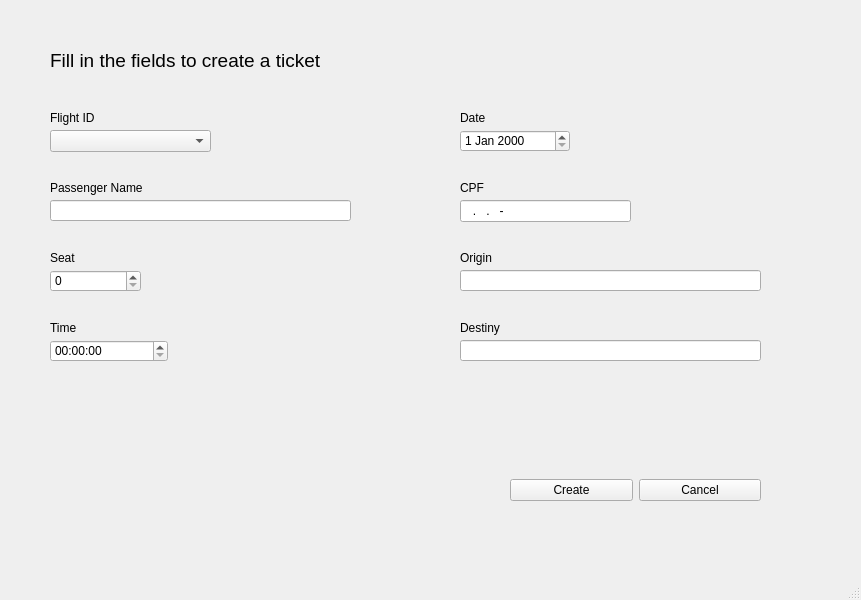
<?xml version="1.0" encoding="UTF-8"?>
<ui version="4.0">
 <class>CreateTicket</class>
 <widget class="QMainWindow" name="CreateTicket">
  <property name="geometry">
   <rect>
    <x>0</x>
    <y>0</y>
    <width>861</width>
    <height>600</height>
   </rect>
  </property>
  <property name="windowTitle">
   <string>MainWindow</string>
  </property>
  <widget class="QWidget" name="centralwidget">
   <widget class="QLabel" name="label_title">
    <property name="geometry">
     <rect>
      <x>50</x>
      <y>40</y>
      <width>351</width>
      <height>41</height>
     </rect>
    </property>
    <property name="font">
     <font>
      <pointsize>14</pointsize>
     </font>
    </property>
    <property name="text">
     <string>Fill in the fields to create a ticket</string>
    </property>
   </widget>
   <widget class="QLabel" name="label_field_id_flight">
    <property name="geometry">
     <rect>
      <x>50</x>
      <y>110</y>
      <width>55</width>
      <height>16</height>
     </rect>
    </property>
    <property name="text">
     <string>Flight ID</string>
    </property>
   </widget>
   <widget class="QLabel" name="label_field_name">
    <property name="geometry">
     <rect>
      <x>50</x>
      <y>180</y>
      <width>111</width>
      <height>16</height>
     </rect>
    </property>
    <property name="text">
     <string>Passenger Name</string>
    </property>
   </widget>
   <widget class="QLineEdit" name="edit_field_name">
    <property name="geometry">
     <rect>
      <x>50</x>
      <y>200</y>
      <width>301</width>
      <height>21</height>
     </rect>
    </property>
   </widget>
   <widget class="QLabel" name="label_field_seat">
    <property name="geometry">
     <rect>
      <x>50</x>
      <y>250</y>
      <width>55</width>
      <height>16</height>
     </rect>
    </property>
    <property name="text">
     <string>Seat</string>
    </property>
   </widget>
   <widget class="QLabel" name="label_field_time">
    <property name="geometry">
     <rect>
      <x>50</x>
      <y>320</y>
      <width>55</width>
      <height>16</height>
     </rect>
    </property>
    <property name="text">
     <string>Time</string>
    </property>
   </widget>
   <widget class="QLineEdit" name="line_edit_origin">
    <property name="geometry">
     <rect>
      <x>460</x>
      <y>270</y>
      <width>301</width>
      <height>21</height>
     </rect>
    </property>
   </widget>
   <widget class="QLabel" name="label_field_date">
    <property name="geometry">
     <rect>
      <x>460</x>
      <y>110</y>
      <width>55</width>
      <height>16</height>
     </rect>
    </property>
    <property name="text">
     <string>Date</string>
    </property>
   </widget>
   <widget class="QLabel" name="label_field_origin">
    <property name="geometry">
     <rect>
      <x>460</x>
      <y>250</y>
      <width>55</width>
      <height>16</height>
     </rect>
    </property>
    <property name="text">
     <string>Origin</string>
    </property>
   </widget>
   <widget class="QLabel" name="label_field_destiny">
    <property name="geometry">
     <rect>
      <x>460</x>
      <y>320</y>
      <width>55</width>
      <height>16</height>
     </rect>
    </property>
    <property name="text">
     <string>Destiny</string>
    </property>
   </widget>
   <widget class="QLineEdit" name="edit_field_destiny">
    <property name="geometry">
     <rect>
      <x>460</x>
      <y>340</y>
      <width>301</width>
      <height>21</height>
     </rect>
    </property>
   </widget>
   <widget class="QSpinBox" name="spin_box_number_seat">
    <property name="geometry">
     <rect>
      <x>50</x>
      <y>270</y>
      <width>91</width>
      <height>22</height>
     </rect>
    </property>
    <property name="maximum">
     <number>900</number>
    </property>
   </widget>
   <widget class="QComboBox" name="combo_box_id_flight">
    <property name="geometry">
     <rect>
      <x>50</x>
      <y>130</y>
      <width>161</width>
      <height>22</height>
     </rect>
    </property>
   </widget>
   <widget class="QDateEdit" name="date_ticket">
    <property name="geometry">
     <rect>
      <x>460</x>
      <y>130</y>
      <width>110</width>
      <height>22</height>
     </rect>
    </property>
   </widget>
   <widget class="QTimeEdit" name="time_flight">
    <property name="geometry">
     <rect>
      <x>50</x>
      <y>340</y>
      <width>118</width>
      <height>22</height>
     </rect>
    </property>
   </widget>
   <widget class="QLabel" name="label_cpf">
    <property name="geometry">
     <rect>
      <x>460</x>
      <y>180</y>
      <width>55</width>
      <height>16</height>
     </rect>
    </property>
    <property name="text">
     <string>CPF</string>
    </property>
   </widget>
   <widget class="QLineEdit" name="edit_field_cpf">
    <property name="geometry">
     <rect>
      <x>460</x>
      <y>200</y>
      <width>171</width>
      <height>22</height>
     </rect>
    </property>
    <property name="inputMask">
     <string>999.999.999-99</string>
    </property>
   </widget>
   <widget class="QWidget" name="horizontalLayoutWidget">
    <property name="geometry">
     <rect>
      <x>510</x>
      <y>450</y>
      <width>251</width>
      <height>80</height>
     </rect>
    </property>
    <layout class="QHBoxLayout" name="horizontalLayout">
     <item>
      <widget class="QPushButton" name="button_create">
       <property name="text">
        <string>Create</string>
       </property>
      </widget>
     </item>
     <item>
      <widget class="QPushButton" name="button_cancel">
       <property name="text">
        <string>Cancel</string>
       </property>
      </widget>
     </item>
    </layout>
   </widget>
  </widget>
  <widget class="QMenuBar" name="menubar">
   <property name="geometry">
    <rect>
     <x>0</x>
     <y>0</y>
     <width>861</width>
     <height>25</height>
    </rect>
   </property>
  </widget>
  <widget class="QStatusBar" name="statusbar"/>
 </widget>
 <resources/>
 <connections/>
</ui>
